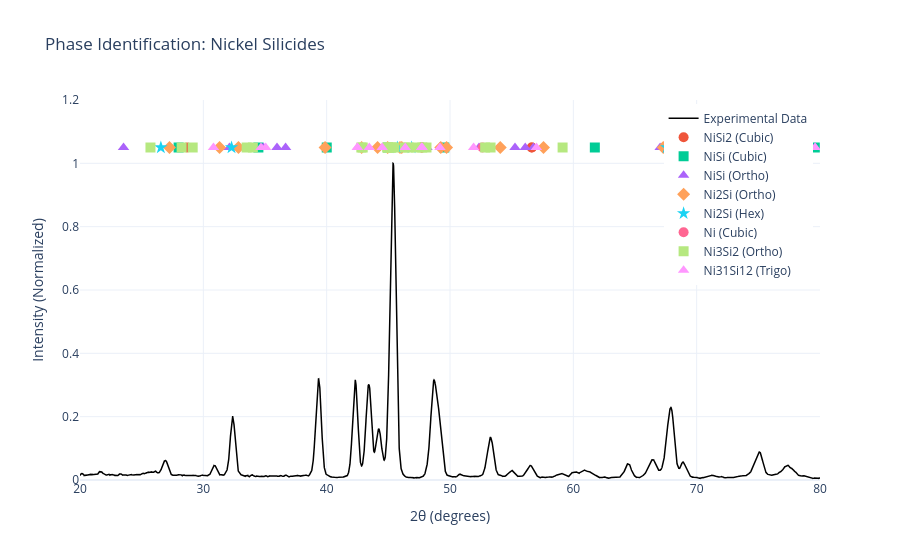

The notebook cell this image was saved under:
### Code cell
fig = go.Figure()

# 1. Plot the Experimental Data (the black line)
fig.add_trace(go.Scatter(
    x=full_processed['Angle'], 
    y=full_processed['intensity_norm'],
    mode='lines',
    name='Experimental Data',
    line=dict(color='black', width=1.5)
))

# 2. Add Reference Markers
# We use different colors/symbols for each phase fetched from the API
symbols = ['circle', 'square', 'triangle-up', 'diamond', 'star']

for i, (phase, ref) in enumerate(all_references.items()):
    # We plot these at a fixed height or relative to your data
    # Here, we plot them at y=1.05 (just above the normalized data)
    fig.add_trace(go.Scatter(
        x=ref['two_theta'],
        y=[1.05] * len(ref['two_theta']), # Align them in a row at the top
        mode='markers',
        name=phase,
        marker=dict(symbol=symbols[i % len(symbols)], size=10),
        customdata=list(zip(ref['intensity'], ref['hkl'])),
        hovertemplate=(
        f"<b>{phase}</b><br>"
        "2θ: %{x}<br>"
        "Ref Intensity: %{customdata[0]}%<br>"
        "hkl: %{customdata[1]}"
        "<extra></extra>"
    )
    ))

# 3. Scientific Styling
fig.update_layout(
    yaxis_range=[0, 1.2],
    xaxis_range=[20, 80],
    title="Phase Identification: Nickel Silicides",
    xaxis_title="2θ (degrees)",
    yaxis_title="Intensity (Normalized)",
    template="plotly_white",
    hovermode="x unified",
    legend=dict(yanchor="top", y=0.99, xanchor="right", x=0.99)
)

fig.show()

### Figure 1 — Plotly figure (JSON) as saved in the notebook; plotly's stock layout.template omitted (floating-point values rounded to 4 significant figures; data arrays with more than 128 entries replaced by an {"elided": "..."} marker saying what was removed)
{"data": [{"line": {"color": "black", "width": 1.5}, "mode": "lines", "name": "Experimental Data", "type": "scatter", "x": {"elided": "9995 float values"}, "y": {"elided": "9995 float values"}}, {"customdata": [[100, [1, 0, 0]], [81.42, [1, -1, 0]], [40.71, [2, 1, 1]], [26.87, [2, 0, 1]], [10.08, [1, 2, 0]], [12.43, [2, 0, 2]], [6.216, [2, 2, 0]], [5.0, [2, -1, 0]], [5.0, [2, 3, 2]], [5.0, [3, 2, 2]], [6.573, [0, 3, 1]], [23.0, [3, 2, 3]], [9.859, [3, 3, 2]]], "hovertemplate": "<b>NiSi2 (Cubic)</b><br>2θ: %{x}<br>Ref Intensity: %{customdata[0]}%<br>hkl: %{customdata[1]}<extra></extra>", "marker": {"size": 10, "symbol": "circle"}, "mode": "markers", "name": "NiSi2 (Cubic)", "type": "scatter", "x": [28.68, 47.72, 47.72, 56.63, 56.63, 69.79, 69.79, 77.13, 77.13, 77.13, 88.95, 88.95, 88.95], "y": [1.05, 1.05, 1.05, 1.05, 1.05, 1.05, 1.05, 1.05, 1.05, 1.05, 1.05, 1.05, 1.05]}, {"customdata": [[20.43, [1, 1, 0]], [17.86, [1, 1, 1]], [11.03, [2, 0, 0]], [100, [2, 1, 0]], [47.09, [2, 1, 1]], [7.178, [3, 0, 0]], [9.13, [3, 1, 1]], [5.632, [3, 2, 0]], [30.32, [3, 2, 1]], [6.884, [4, 0, 0]], [5.579, [3, 2, 2]]], "hovertemplate": "<b>NiSi (Cubic)</b><br>2θ: %{x}<br>Ref Intensity: %{customdata[0]}%<br>hkl: %{customdata[1]}<extra></extra>", "marker": {"size": 10, "symbol": "square"}, "mode": "markers", "name": "NiSi (Cubic)", "type": "scatter", "x": [28.0, 34.46, 40.01, 44.97, 49.54, 61.74, 69.12, 76.15, 79.58, 86.34, 89.69], "y": [1.05, 1.05, 1.05, 1.05, 1.05, 1.05, 1.05, 1.05, 1.05, 1.05, 1.05]}, {"customdata": [[13.27, [0, 1, 1]], [75.51, [1, 0, 1]], [16.99, [0, 0, 2]], [29.18, [0, 2, 0]], [21.57, [1, 1, 1]], [13.58, [0, 1, 2]], [10.54, [1, 2, 0]], [73.27, [1, 1, 2]], [100, [1, 2, 1]], [31.35, [0, 2, 2]], [27.9, [0, 1, 3]], [28.72, [2, 0, 0]], [14.66, [0, 3, 1]], [17.99, [1, 0, 3]], [7.446, [2, 2, 0]], [8.199, [0, 3, 3]], [14.59, [2, 2, 2]], [13.26, [1, 1, 4]], [14.7, [2, 1, 3]], [14.63, [1, 4, 1]], [9.323, [2, 3, 1]]], "hovertemplate": "<b>NiSi (Ortho)</b><br>2θ: %{x}<br>Ref Intensity: %{customdata[0]}%<br>hkl: %{customdata[1]}<extra></extra>", "marker": {"size": 10, "symbol": "triangle-up"}, "mode": "markers", "name": "NiSi (Ortho)", "type": "scatter", "x": [23.53, 31.33, 32.11, 34.87, 35.97, 36.67, 44.53, 46.01, 47.58, 48.13, 52.35, 55.27, 56.1, 56.76, 67.04, 75.42, 76.28, 76.38, 79.6, 82.19, 82.68], "y": [1.05, 1.05, 1.05, 1.05, 1.05, 1.05, 1.05, 1.05, 1.05, 1.05, 1.05, 1.05, 1.05, 1.05, 1.05, 1.05, 1.05, 1.05, 1.05, 1.05, 1.05]}, {"customdata": [[10.16, [1, 0, 1]], [7.841, [0, 1, 2]], [24.84, [1, 1, 1]], [40.21, [1, 1, 2]], [29.13, [0, 1, 3]], [70.65, [1, 2, 0]], [39.42, [0, 2, 2]], [100, [1, 0, 3]], [84.2, [1, 2, 1]], [61.62, [2, 0, 0]], [24.68, [1, 1, 3]], [25.67, [0, 2, 3]], [9.681, [0, 3, 1]], [13.78, [2, 1, 3]], [20.01, [2, 2, 2]], [6.544, [0, 1, 5]], [17.34, [2, 2, 3]], [9.616, [0, 4, 1]], [6.863, [2, 3, 1]], [17.38, [1, 3, 4]], [6.746, [0, 1, 6]], [15.12, [1, 4, 2]], [8.497, [3, 2, 0]], [13.33, [3, 0, 3]]], "hovertemplate": "<b>Ni2Si (Ortho)</b><br>2θ: %{x}<br>Ref Intensity: %{customdata[0]}%<br>hkl: %{customdata[1]}<extra></extra>", "marker": {"size": 10, "symbol": "diamond"}, "mode": "markers", "name": "Ni2Si (Ortho)", "type": "scatter", "x": [27.25, 31.31, 32.85, 39.87, 42.84, 44.13, 44.95, 45.95, 46.09, 49.25, 49.72, 54.07, 57.58, 67.29, 68.87, 69.76, 76.14, 78.8, 79.11, 85.05, 85.42, 88.01, 88.67, 89.95], "y": [1.05, 1.05, 1.05, 1.05, 1.05, 1.05, 1.05, 1.05, 1.05, 1.05, 1.05, 1.05, 1.05, 1.05, 1.05, 1.05, 1.05, 1.05, 1.05, 1.05, 1.05, 1.05, 1.05, 1.05]}, {"customdata": [[5.892, [1, 0, -1, 0]], [21.83, [1, 0, -1, 1]], [100, [1, 0, -1, 2]], [93.0, [2, -1, -1, 0]], [28.65, [2, 0, -2, 2]], [6.339, [0, 0, 0, 4]], [18.99, [3, -1, -2, 2]], [9.494, [2, -3, 1, 2]], [9.417, [3, -3, 0, 0]]], "hovertemplate": "<b>Ni2Si (Hex)</b><br>2θ: %{x}<br>Ref Intensity: %{customdata[0]}%<br>hkl: %{customdata[1]}<extra></extra>", "marker": {"size": 10, "symbol": "star"}, "mode": "markers", "name": "Ni2Si (Hex)", "type": "scatter", "x": [26.56, 32.29, 45.73, 46.88, 67.57, 77.62, 86.27, 86.27, 87.11], "y": [1.05, 1.05, 1.05, 1.05, 1.05, 1.05, 1.05, 1.05, 1.05]}, {"customdata": [[33.33, [0, 1, 0]], [100, [1, 0, 0]], [61.64, [1, 1, 0]], [5.908, [1, -1, 0]], [11.82, [1, 2, 1]], [17.73, [2, 1, 1]]], "hovertemplate": "<b>Ni (Cubic)</b><br>2θ: %{x}<br>Ref Intensity: %{customdata[0]}%<br>hkl: %{customdata[1]}<extra></extra>", "marker": {"size": 10, "symbol": "circle"}, "mode": "markers", "name": "Ni (Cubic)", "type": "scatter", "x": [45.15, 45.15, 52.63, 77.65, 77.65, 77.65], "y": [1.05, 1.05, 1.05, 1.05, 1.05, 1.05]}, {"customdata": [[20.06, [1, 0, 0]], [6.821, [2, 0, 1]], [37.71, [1, 0, 2]], [14.95, [2, 1, 1]], [16.62, [3, 0, 0]], [5.125, [3, -1, 0]], [13.01, [2, 2, 2]], [6.563, [1, 1, 3]], [54.16, [3, -3, 0]], [18.81, [3, 2, 1]], [8.944, [4, 0, 0]], [5.877, [4, -1, 0]], [100, [3, 1, 2]], [79.12, [2, -1, 3]], [38.87, [3, -2, 2]], [23.28, [4, -1, 1]], [8.217, [2, 1, 3]], [43.9, [4, 1, 0]], [26.83, [4, 0, 2]], [15.81, [0, 0, 4]], [7.827, [5, 0, 1]], [8.009, [4, 4, 0]], [5.877, [3, -3, 4]], [5.949, [4, 1, 4]], [21.06, [6, -2, 2]], [5.862, [5, 2, 3]], [5.185, [5, -4, 3]], [7.318, [3, 2, 5]], [5.97, [7, -2, 0]], [8.375, [4, -1, 5]], [9.006, [5, 4, 2]], [7.99, [7, 1, 0]]], "hovertemplate": "<b>Ni3Si2 (Ortho)</b><br>2θ: %{x}<br>Ref Intensity: %{customdata[0]}%<br>hkl: %{customdata[1]}<extra></extra>", "marker": {"size": 10, "symbol": "square"}, "mode": "markers", "name": "Ni3Si2 (Ortho)", "type": "scatter", "x": [11.03, 25.71, 28.24, 29.14, 33.51, 34.02, 42.81, 42.92, 44.91, 44.96, 45.21, 45.24, 45.48, 46.34, 46.65, 47.24, 47.75, 48.09, 52.85, 53.29, 59.13, 70.33, 72.18, 74.59, 77.59, 78.88, 83.86, 84.02, 85.16, 85.66, 87.04, 87.43], "y": [1.05, 1.05, 1.05, 1.05, 1.05, 1.05, 1.05, 1.05, 1.05, 1.05, 1.05, 1.05, 1.05, 1.05, 1.05, 1.05, 1.05, 1.05, 1.05, 1.05, 1.05, 1.05, 1.05, 1.05, 1.05, 1.05, 1.05, 1.05, 1.05, 1.05, 1.05, 1.05]}, {"customdata": [[7.588, [2, -1, -1, 2]], [9.307, [2, 0, -2, 2]], [9.352, [2, -1, -1, 3]], [17.52, [3, -1, -2, 1]], [8.76, [2, -3, 1, 1]], [23.72, [2, 0, -2, 4]], [5.554, [3, -1, -2, 2]], [100, [2, -1, -1, 5]], [5.01, [3, -1, -2, 3]], [28.63, [3, 0, -3, 0]], [57.25, [3, -3, 0, 0]], [7.094, [2, 0, -2, 5]], [8.554, [3, -1, -2, 4]], [5.12, [3, -1, -2, 5]], [9.328, [4, -2, -2, 5]], [5.487, [0, 0, 0, 10]], [7.009, [5, -2, -3, 4]], [7.801, [5, -4, -1, 5]]], "hovertemplate": "<b>Ni31Si12 (Trigo)</b><br>2θ: %{x}<br>Ref Intensity: %{customdata[0]}%<br>hkl: %{customdata[1]}<extra></extra>", "marker": {"size": 10, "symbol": "triangle-up"}, "mode": "markers", "name": "Ni31Si12 (Trigo)", "type": "scatter", "x": [30.82, 34.68, 35.06, 42.49, 42.49, 43.45, 44.5, 46.37, 47.69, 47.73, 47.73, 49.19, 51.91, 57.01, 68.74, 78.68, 79.61, 87.97], "y": [1.05, 1.05, 1.05, 1.05, 1.05, 1.05, 1.05, 1.05, 1.05, 1.05, 1.05, 1.05, 1.05, 1.05, 1.05, 1.05, 1.05, 1.05]}], "layout": {"hovermode": "x unified", "legend": {"x": 0.99, "xanchor": "right", "y": 0.99, "yanchor": "top"}, "title": {"text": "Phase Identification: Nickel Silicides"}, "xaxis": {"range": [20, 80], "title": {"text": "2θ (degrees)"}}, "yaxis": {"range": [0, 1.2], "title": {"text": "Intensity (Normalized)"}}}}
